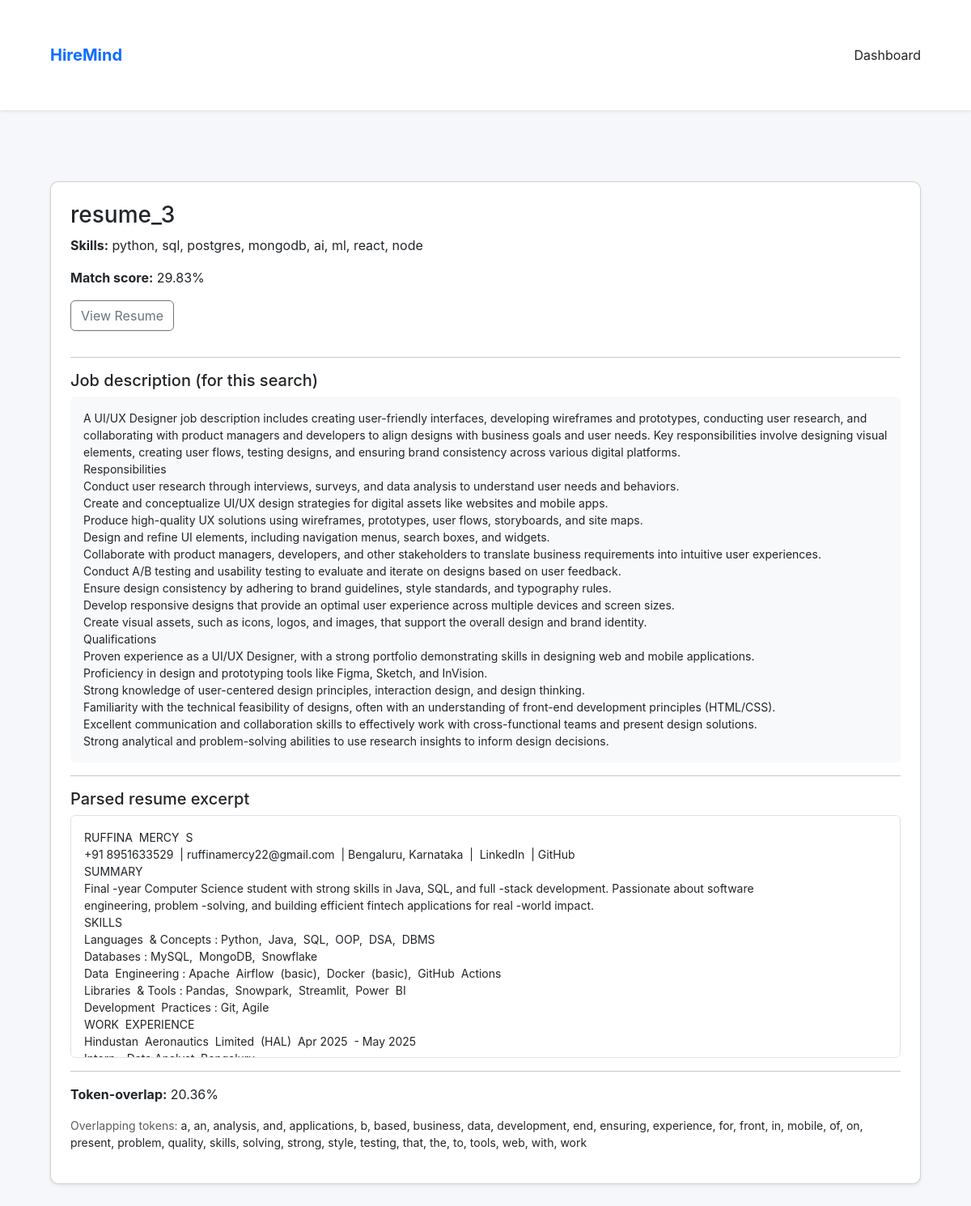
/candidate/0371ff3c1302fc34266cc7a7f6696073955e65dab1b6e2adf1012a9e5fdd3b7b, run on the app's committed database.
### tables this page shows
CREATE TABLE candidates (
        id INTEGER PRIMARY KEY AUTOINCREMENT,
        uid TEXT UNIQUE,
        name TEXT,
        skills TEXT,
        match_score REAL,
        resume TEXT
    , jd TEXT DEFAULT '', excerpt TEXT DEFAULT '', overlap REAL DEFAULT 0.0, overlap_tokens TEXT DEFAULT '');

### app.py (the view)
@app.route('/candidate/<uid>')
def candidate_detail(uid):
    conn = get_db_conn()
    cur = conn.cursor()
    cur.execute('SELECT uid, name, skills, match_score, resume, jd, excerpt, overlap, overlap_tokens FROM candidates WHERE uid = ?', (uid,))
    row = cur.fetchone()
    conn.close()
    if not row:
        return 'Candidate not found', 404
    c = dict(row)
    return render_template('candidate.html', c=c)

### app.py (called while the page is built)
def get_db_conn():
    conn = sqlite3.connect(DB_PATH)
    conn.row_factory = sqlite3.Row
    return conn

### templates/candidate.html (shortened to what this page needs)
<!doctype html>
<html lang="en">
  <head>
    <link href="https://cdn.jsdelivr.net/npm/bootstrap@5.3.2/dist/css/bootstrap.min.css" rel="stylesheet">
    <link rel="stylesheet" href="/static/style.css">
  </head>
  <body>
    <nav class="navbar navbar-expand-lg navbar-light bg-white shadow-sm">
      <div class="container">
        <a class="navbar-brand" href="/">HireMind</a>
        <div>
          <a class="nav-link d-inline" href="/dashboard">Dashboard</a>
        </div>
      </div>
    </nav>
    <main class="container py-5">
      <div class="card p-4 shadow-sm">
        <h3>{{ c.name }}</h3>
        <p><strong>Skills:</strong> {{ c.skills }}</p>
        <p><strong>Match score:</strong> {{ '%.2f'|format(c.match_score) }}%</p>
        <p><a class="btn btn-outline-secondary" href="/uploads/{{ c.resume }}" target="_blank">View Resume</a></p>
        {% if c.jd %}
        <hr>
        <h5>Job description (for this search)</h5>
        <div class="bg-light p-3 rounded small" style="white-space:pre-wrap;">{{ c.jd }}</div>
        {% endif %}
        {% if c.excerpt %}
        <hr>
        <h5>Parsed resume excerpt</h5>
        <div class="bg-white p-3 rounded border small" style="white-space:pre-wrap; max-height: 300px; overflow:auto;">{{ c.excerpt }}</div>
        {% endif %}
        {% if c.overlap is not none %}
        <hr>
        <p><strong>Token-overlap:</strong> {{ '%.2f'|format(c.overlap) }}%</p>
        {% if c.overlap_tokens %}
        <p class="small text-muted">Overlapping tokens: <span class="text-dark">{{ c.overlap_tokens }}</span></p>
        {% endif %}
        {% endif %}
      </div>
    </main>
  </body>
</html>

### static/style.css (style rules this page uses)
body { font-family: Inter, system-ui, -apple-system, 'Segoe UI', Roboto, 'Helvetica Neue', Arial; background: #f5f7fb; color: #222; }
.container { max-width: 1100px; margin: 40px auto; }
.card { border-radius: 10px; }
.navbar-brand { font-weight: 700; color: #0d6efd !important; }

### data on the page
candidates: name "resume_3", skills "python, sql, postgres, mongodb, ai, ml, react, node", match_score "29.83", jd "A UI/UX Designer job description includes creating user-friendly interfaces, developing wireframes and prototypes, conducting user research, and collaborating with product managers and developers to align designs with business goals and user needs. Key responsibilities involve designing visual elements, creating user flows, testing designs, and ensuring brand consistency across various digital platforms. Responsibilities Conduct user research through interviews, surveys, and data analysis to understand user needs and behaviors. Create and conceptualize UI/UX design strategies for digital assets like websites and mobile apps. Produce high-quality UX solutions using wireframes, prototypes,…", excerpt "RUFFINA MERCY S +91 8951633529 | ruffinamercy22@gmail.com | Bengaluru, Karnataka | LinkedIn | GitHub SUMMARY Final -year Computer Science student with strong skills in Java, SQL, and full -stack development. Passionate about software engineering, problem -solving, and building efficient fintech applications for real -world impact. SKILLS Languages & Concepts : Python, Java, SQL, OOP, DSA, DBMS Databases : MySQL, MongoDB, Snowflake Data Engineering : Apache Airflow (basic), Docker (basic), GitHub Actions Libraries & Tools : Pandas, Snowpark, Streamlit, Power BI Development Practices : Git, Agile WORK EXPERIENCE Hindustan Aeronautics Limited (HAL) Apr 2025 - May 2025…", overlap "20.36", overlap_tokens "a, an, analysis, and, applications, b, based, business, data, development, end, ensuring, experience, for, front, in, mobile, of, on, present, problem, quality, skills, solving, strong, style, testing, that, the, to, tools, web, with, work"
